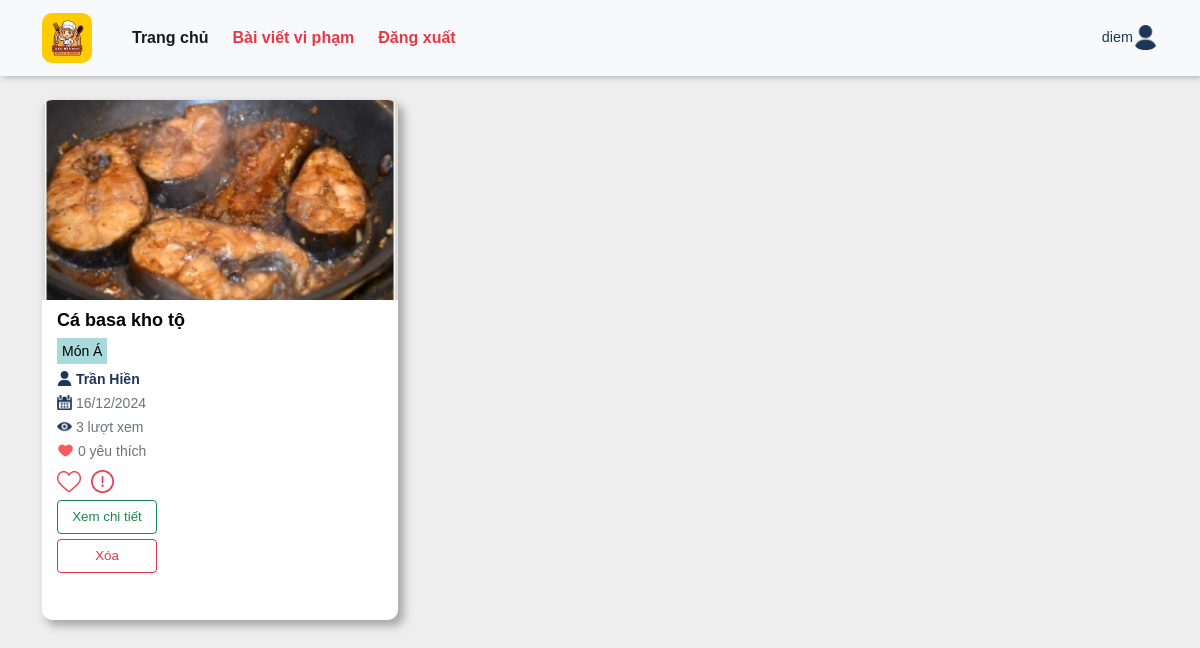
The page /rpfood/ (signed in) on the database its author committed.
### appfood/models.py (models this page shows, shortened)
class Recipe(models.Model):
    title = models.CharField(max_length=100,null=True)
    author = models.ForeignKey('auth.User', on_delete=models.CASCADE)
    introduce = models.CharField(max_length=100,null=True)
    description = models.CharField(max_length=200,null=True)
    created_at = models.DateTimeField(auto_now_add=True)
    views = models.IntegerField(default=0)
    liked_tym = models.ManyToManyField(User, related_name='liked_recipes', blank=True)
    classify = models.ManyToManyField(Classify, related_name='recipes', blank=True)
    reported = models.BooleanField(default=False)
    def total_likes(self):
        return self.liked_tym.count()

class RecipeImage(models.Model):
    recipe = models.ForeignKey(Recipe, related_name='images', on_delete=models.CASCADE)
    image = models.ImageField(upload_to='images/')
    uploaded_at = models.DateTimeField(auto_now_add=True)

class Classify(models.Model):
    name = models.CharField(max_length=100)

class UserProfile(models.Model):
    GENDER_CHOICES = [
        ('T', 'Trai'),
        ('G', 'Gái'),
        ('B', 'Chưa Xác Định'),
    ]
    user = models.OneToOneField(User, on_delete=models.CASCADE)
    birth_date = models.DateField(null=True, blank=True)
    gender = models.CharField(max_length=1, choices=GENDER_CHOICES, null=True, blank=True)
    profile_image = models.ImageField(upload_to='images/', null=True, blank=True)

### appfood/views.py (the view)
# urls.py: path('rpfood/', views.rpfood, name='rpfood'),  # Đường dẫn đến trang Report Food
@login_required
def rpfood(request):
    recipes = Recipe.objects.filter(reported=True)
    recipeimage = RecipeImage.objects.all()
    return render(request, 'admin/rpfood.html', {'recipes': recipes, 'recipeimage': recipeimage})

### appfood/templates/admin/rpfood.html (shortened to what this page needs)
{% extends "admin/base_admin.html" %}
{%load static%}
{%block rpfood%}
<link href="https://maxcdn.bootstrapcdn.com/font-awesome/4.3.0/css/font-awesome.min.css" rel="stylesheet">
<main>
    <div class="container">
        <div class="row">
            <div class="col">
                <div class="row d-flex flex-wrap">
                    {% for recipe in recipes %}
                        <div class="col-md-4" style="margin-bottom: 25px;">
                            <div class="card">
                                <div class="ibox-content product-box" style="height: 520px;">
                                    {% if recipe.images.first %}
                                    <div class="product" style="height: 170px;">
                                        <img style="height:200px;width: 100%;border-radius: 10px 10px 0px 0px;object-fit:cover;" src="{{ recipe.images.first.image.url }}" alt="">
                                    </div>
                                    {% endif %}
                                    <div class="product-desc" style="padding: 15px;margin-top: 20px;">
                                        <a href="{% url 'detail_admin' recipe.id %}" class="product-name">{{ recipe.title }}</a>
                                            <div style="    margin-bottom: -20px;">
                                                {% for category in recipe.classify.all %}
                                                     <small class="text-muted" style="background: var(--green);color: black !important;padding: 5px;">{{ category.name }}</small>
                                                {% endfor %}
                                            </div>
                                            <br>
                                            <small class="text-muted">
                                                <img style="width:15px;height:15px; margin-bottom:4px; " src="{% static 'img/user.png' %}" alt="">
                                                <b style="color:var(--blue);">
                                                    {% if recipe.author.userprofile %}
                                                     {{ recipe.author.userprofile.user.last_name }} {{ recipe.author.userprofile.user.first_name }}
                                                {% else %}
                                                    {{ recipe.author.username }}
                                                {% endif %}
                                                </b>
                                            </small>
                                            <br>
                                            <small class="text-muted"><img style="width:15px;height:15px; margin-bottom:4px;" src="{% static 'img/calendar.png' %}" alt=""> {{recipe.images.first.uploaded_at|date:"d/m/Y"}}</small>
                                            <br>
                                            <small class="text-muted"><img style="width:15px;height:15px; margin-bottom:4px;" src="{% static 'img/eye.png' %}" alt=""> {{ recipe.views }} lượt xem</small>
                                            <br>
                                            <small class="text-muted"><img style="width:17px;height:17px; margin-bottom:4px;" src="{% static 'img/heart.png' %}" alt=""> {{ recipe.total_likes }} yêu thích</small>
                                            <div class="m-t text-right block-button" style="padding-top: 30px;padding-left: 1%;">
                                                <form method="post" action="{% url 'like_recipe' recipe.id %}">
                                                    <button type="submit" class="btn {% if user in recipe.liked_tym.all %}btn-danger{% else %}btn-primary{% endif %}" style="padding-top: 7px;border: none;background:none;">
                                                        {% if user in recipe.liked_tym.all %}<img style="width:24px;" src="{% static 'img/heartttt.png' %}" alt="">{% else %}<img style="width:24px;" src="{% static 'img/like.png' %}" alt="">{% endif %}
                                                    </button>
                                                </form>
                                                <form method="post" action="{% url 'report_food' recipe.id %}">
                                                    <button type="submit" class="btn btn-outline-danger" style="padding-top: 7px;border: none">
                                                        <img style="width:23px; margin-bottom: 2px;" src="{% static 'img/report.png' %}" alt="">
                                                    </button>
                                                </form>
                                            </div>
                                            <div class="d-flex flex-column"><a href="{% url 'detail_admin' recipe.id %}" class="btn btn-outline-success" style="font-size: 10pt;width:100px;margin-top:5px;">Xem chi tiết</a></div>
                                            <div class="m-t text-right" style="">
                                                <a href="{% url 'admin_delete' recipe.id %}" class="btn btn-outline-danger" style="font-size: 10pt;width:100px;margin-top:5px;">Xóa</a>
                                            </div>
                                    </div>
                                </div>
                            </div>
                        </div>
                    {% endfor %}
                </div>
            </div>
        </div>
    </div>
</main>
{%endblock rpfood%}

### appfood/templates/admin/base_admin.html (shortened to what this page needs)
{% load static %}
<!DOCTYPE html>
<html lang="en">
<head>
    <link href="https://cdn.jsdelivr.net/npm/bootstrap@5.0.2/dist/css/bootstrap.min.css" rel="stylesheet">
    <link rel="stylesheet" href="{% static 'css/trangchu.css' %}">
    <link rel="stylesheet" href="{% static 'css/main.css' %}">
</head>
<main>
    <header class="header">
        <nav class="navbar navbar-expand-lg navbar-light bg-light">
            <div class="container">
                <a class="navbar-brand" href="{% url 'ad' %}"><img src="{% static 'img/logo.png' %}" alt=""></a>
                <div class="collapse navbar-collapse" id="navbarTogglerDemo02">
                    <ul class="navbar-nav me-auto mb-2 mb-lg-0">
                        <li class="nav-item">
                            <a href="{% url 'ad' %}" class="nav-link active" aria-current="page">
                                <svg class="bi me-2" width="16" height="16"><use xlink:href="#speedometer2"></use></svg>Trang chủ
                            </a>
                        </li>
                        <li>
                            <a href="{% url 'rpfood' %}" class="nav-link">
                                <svg class="bi me-2" width="16" height="16"><use xlink:href="#speedometer2"></use></svg>Bài viết vi phạm
                            </a>
                        </li>
                        <li>
                            <a href="{% url 'logout' %}" class="nav-link">
                                <svg class="bi me-2" width="16" height="16"><use xlink:href="#speedometer2"></use></svg>Đăng xuất
                            </a>
                        </li>
                    </ul>
                </div>
                <a class="navbar-brand user_name" href="#">{{request.user}}<img src="{% static "img/user.png" %}" alt=""></a>
            </div>
        </nav>
    </header>
    {% block rpfood %}{% endblock rpfood %}
</main>
</html>

### appfood/static/css/main.css (style rules this page uses)
:root { --red: #e73847; --yellow:#ffcc00; --blue:#1d3557; --green:#a8dadb; }
* { margin: 0; padding: 0; box-sizing: border-box; font-family: Arial; font-weight: 400; color: var(--body); }
header { margin-bottom: 10px; position: fixed; top:0; width: 100%; z-index: 100; box-shadow: 3px -1px 8px 0px grey; }
header .navbar-light .navbar-nav .nav-link { color: var(--red); font-weight: 700; font-size: 1em; }
header .navbar .navbar-brand img { width: 50px; height: 50px; border-radius: 10px; }
header .navbar .user_name { color: var(--blue); font-size: 0.9em; margin-right:0px; font-weight: 500; }
header .navbar .user_name img { width: 25px; height: 25px; margin-left: 0px; margin-bottom: 2px; }
main { margin-top: 100px; }
main .card { padding-left: 0; padding-right: 0; border: none; border-radius: 10px; box-shadow: 5px 5px 8px 1px rgba(128, 128, 128, 0.627); }
.navbar-expand-lg .navbar-nav .nav-link { padding-right: 0; padding-left: 0; }

### appfood/templates/admin/rpfood.html (style rules this page uses)
.product-name { font-size: 18px; font-weight: 600; color: #000000; display: block; margin: 2px 0 5px 0; text-decoration: none; overflow: hidden; text-overflow: ellipsis; display: -webkit-box; -webkit-line-clamp:2; -webkit-box-orient: vertical; }
.block-button { display:flex; padding:0px !important; }
.block-button button { margin-right:-10px; }
button.btn { padding:0; margin-right: 10px; }

### rows shown on the page
Recipe: images.first.image (picture), title "Cá basa kho tộ", author.userprofile.user.last_name "Trần", author.userprofile.user.first_name "Hiền", images.first.uploaded_at "16/12/2024", views "3", total_likes "0"
Classify: name "Món Á"

### other values the page prints
{{ request.user }} "diem"
